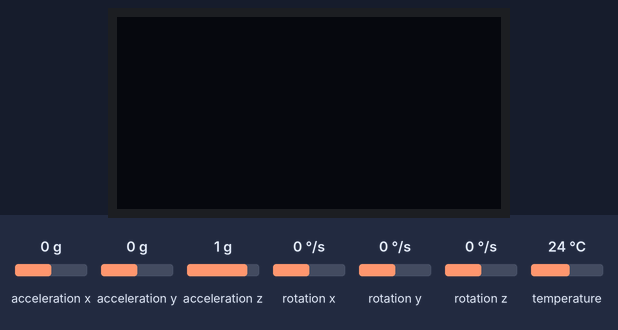
Bench run of a program on a simulated ESP32. Shown: 128×64 one-colour display. Inputs (shaded band) come from the test bench; at power-on: temperature 24 °C, acceleration x 0 g, acceleration y 0 g, acceleration z 1 g, rotation x 0 °/s, rotation y 0 °/s, rotation z 0 °/s. What the program prints to the serial monitor is not drawn.

Above: at 2.7 s.
2.8 s: temperature set to 12 °C
At 4.9 s:
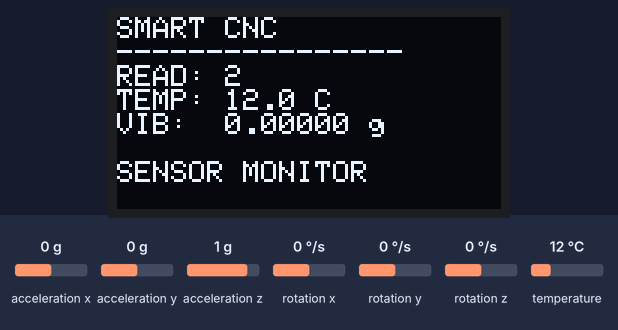
5.8 s: acceleration x set to -1.4 g
At 7.2 s:
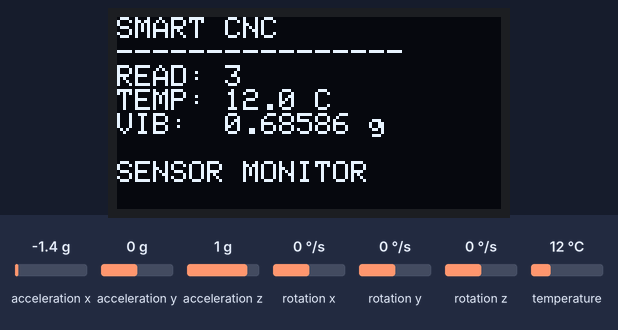
8.8 s: acceleration y set to -1.4 g
At 10.6 s:
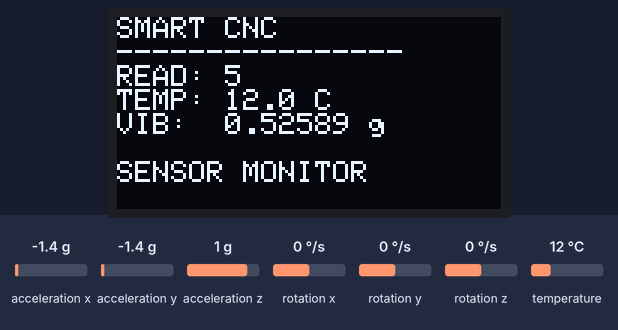
11.8 s: temperature set to 19 °C
At 14.1 s:
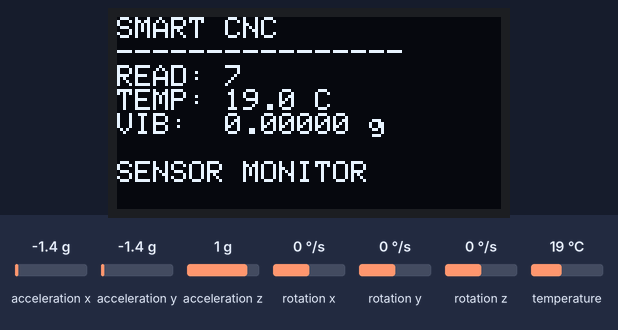
14.8 s: acceleration z set to -1.4 g
At 16.4 s:
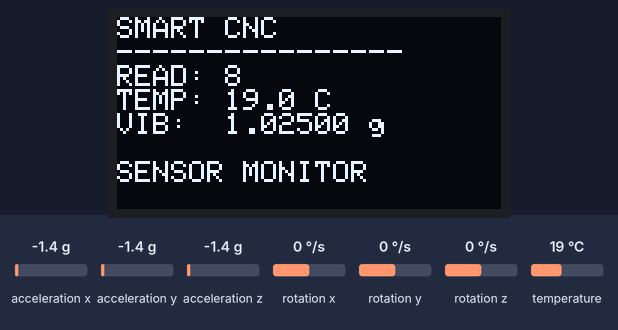
Timing chart, 0 to 17.9 s (numbered marks = the images above; inputs shaded):
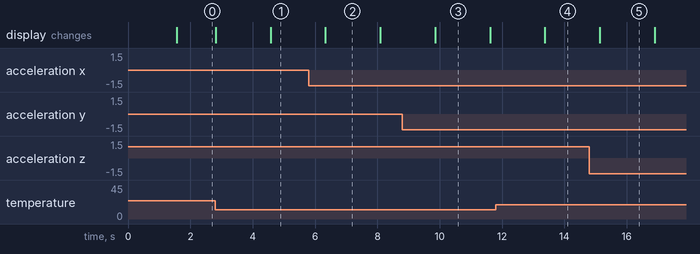

Measured:
- after the input at 11.8 s, the display: changes after 1.6 s (image 4)
- what the display in image 2 shows lasts 1.8 s, from 6.3 s to 8.1 s

The program:

main.cpp
```cpp
#include <Arduino.h>
#include <Wire.h>

#include <Adafruit_Sensor.h>
#include <Adafruit_BME280.h>
#include <Adafruit_MPU6050.h>

#include <Adafruit_GFX.h>
#include <Adafruit_SSD1306.h>
#include <Adafruit_SH110X.h>

#define SDA_PIN 21
#define SCL_PIN 16

#define BME_ADDRESS  0x76
#define MPU_ADDRESS  0x68
#define OLED_ADDRESS 0x3C

#define OLED_MODE 1

Adafruit_SSD1306 oled64(
    128,
    64,
    &Wire,
    -1
);

Adafruit_SSD1306 oled32(
    128,
    32,
    &Wire,
    -1
);

Adafruit_SH1106G sh1106(
    128,
    64,
    &Wire,
    -1
);

// SENSORS
Adafruit_BME280 bme;
Adafruit_MPU6050 mpu;

bool bmeOK = false;
bool mpuOK = false;
bool oledOK = false;

// VIBRATION SETTINGS
const int SAMPLE_COUNT = 100;

// 10 ms = about 100 Hz sampling
const int SAMPLE_DELAY_MS = 10;

// Reading counter
unsigned long readingNumber = 0;

// OLED INITIALIZATION
bool initOLED() {

#if OLED_MODE == 1

    return oled64.begin(
        SSD1306_SWITCHCAPVCC,
        OLED_ADDRESS
    );

#elif OLED_MODE == 2

    return oled32.begin(
        SSD1306_SWITCHCAPVCC,
        OLED_ADDRESS
    );

#elif OLED_MODE == 3

    return sh1106.begin(
        OLED_ADDRESS,
        true
    );

#endif
}

// I2C SCANNER
void scanI2C() {

    Serial.println();
    Serial.println("===== I2C SCANNER =====");
    Serial.print("SDA=GPIO");
    Serial.print(SDA_PIN);
    Serial.print("  SCL=GPIO");
    Serial.println(SCL_PIN);

    for (uint8_t address = 1;
         address < 127;
         address++) {

        Wire.beginTransmission(address);

        if (Wire.endTransmission() == 0) {

            Serial.print("FOUND: 0x");

            if (address < 16)
                Serial.print("0");

            Serial.println(address, HEX);
        }
    }

    Serial.println("=======================");
}

// VIBRATION RMS
float readVibrationRMS() {

    if (!mpuOK)
        return 0.0;

    float ax[SAMPLE_COUNT];
    float ay[SAMPLE_COUNT];
    float az[SAMPLE_COUNT];

    float sumX = 0.0;
    float sumY = 0.0;
    float sumZ = 0.0;

    // Collect accelerometer samples
    for (int i = 0;
         i < SAMPLE_COUNT;
         i++) {

        sensors_event_t accel;
        sensors_event_t gyro;
        sensors_event_t temp;

        mpu.getEvent(
            &accel,
            &gyro,
            &temp
        );

        ax[i] = accel.acceleration.x;
        ay[i] = accel.acceleration.y;
        az[i] = accel.acceleration.z;

        sumX += ax[i];
        sumY += ay[i];
        sumZ += az[i];

        delay(SAMPLE_DELAY_MS);
    }

    // Calculate average acceleration
    float meanX = sumX / SAMPLE_COUNT;
    float meanY = sumY / SAMPLE_COUNT;
    float meanZ = sumZ / SAMPLE_COUNT;

    // Calculate vibration around the average
    float sumSquares = 0.0;

    for (int i = 0;
         i < SAMPLE_COUNT;
         i++) {

        float dx = ax[i] - meanX;
        float dy = ay[i] - meanY;
        float dz = az[i] - meanZ;

        sumSquares += dx * dx + dy * dy + dz * dz;
    }

    float vibrationMS2 = sqrt(sumSquares / SAMPLE_COUNT);

    // Convert m/s^2 to g
    float vibrationG = vibrationMS2 / 9.80665;

    return vibrationG;
}

// READ CURRENT ACCELERATION
void readAcceleration(float &x, float &y, float &z) {

    x = 0;
    y = 0;
    z = 0;

    if (!mpuOK)
        return;

    sensors_event_t accel;
    sensors_event_t gyro;
    sensors_event_t temp;

    mpu.getEvent(&accel, &gyro, &temp);

    x = accel.acceleration.x;
    y = accel.acceleration.y;
    z = accel.acceleration.z;
}

// OLED DISPLAY
void updateOLED(float temperature, float vibration) {

    if (!oledOK)
        return;

#if OLED_MODE == 1

    oled64.clearDisplay();
    oled64.setTextColor(SSD1306_WHITE);
    oled64.setTextSize(1);
    oled64.setCursor(0, 0);

    oled64.println("SMART CNC");
    oled64.println("----------------");

    oled64.print("READ: ");
    oled64.println(readingNumber);

    oled64.print("TEMP: ");
    oled64.print(temperature, 1);
    oled64.println(" C");

    oled64.print("VIB:  ");
    oled64.print(vibration, 5);
    oled64.println(" g");

    oled64.println();
    oled64.println("SENSOR MONITOR");

    oled64.display();


#elif OLED_MODE == 2

    oled32.clearDisplay();
    oled32.setTextColor(SSD1306_WHITE);
    oled32.setTextSize(1);
    oled32.setCursor(0, 0);

    oled32.print("R:");
    oled32.println(readingNumber);

    oled32.print("T:");
    oled32.print(temperature, 1);
    oled32.println(" C");

    oled32.print("V:");
    oled32.print(vibration, 4);
    oled32.println(" g");

    oled32.display();


#elif OLED_MODE == 3

    sh1106.clearDisplay();
    sh1106.setTextColor(SH110X_WHITE);
    sh1106.setTextSize(1);
    sh1106.setCursor(0, 0);

    sh1106.println("SMART CNC");
    sh1106.println("----------------");

    sh1106.print("READ: ");
    sh1106.println(readingNumber);

    sh1106.print("TEMP: ");
    sh1106.print(temperature, 1);
    sh1106.println(" C");

    sh1106.print("VIB:  ");
    sh1106.print(vibration, 5);
    sh1106.println(" g");

    sh1106.println();
    sh1106.println("SENSOR MONITOR");

    sh1106.display();

#endif
}

// SETUP
void setup() {

    Serial.begin(115200);
    delay(1500);

    Wire.begin(SDA_PIN, SCL_PIN);

    Serial.println();
    Serial.println("==========================");
    Serial.println("SMART CNC SENSOR MONITOR");
    Serial.println("ES32C14 + ESP32 build");
    Serial.println("==========================");

    scanI2C();

    // BME280
    bmeOK = bme.begin(BME_ADDRESS);

    Serial.print("BME280: ");
    Serial.println(bmeOK ? "OK" : "ERROR");

    // MPU6050
    mpuOK = mpu.begin(MPU_ADDRESS);

    Serial.print("MPU6050: ");

    if (mpuOK) {

        Serial.println("OK");

        mpu.setAccelerometerRange(MPU6050_RANGE_8_G);
        mpu.setGyroRange(MPU6050_RANGE_500_DEG);
        mpu.setFilterBandwidth(MPU6050_BAND_44_HZ);

    } else {

        Serial.println("ERROR");
    }

    // OLED
    oledOK = initOLED();

    Serial.print("OLED: ");
    Serial.println(oledOK ? "OK" : "ERROR");

    Serial.println();
    Serial.println("SYSTEM READY");
    Serial.println();
}

// LOOP
void loop() {

    readingNumber++;

    // Temperature
    float temperature = NAN;

    if (bmeOK) {
        temperature = bme.readTemperature();
    }

    // Current acceleration
    float ax, ay, az;
    readAcceleration(ax, ay, az);

    // Vibration
    float vibration = readVibrationRMS();

    // SERIAL OUTPUT
    Serial.println();
    Serial.println("--------------------------------");

    Serial.print("READING #");
    Serial.println(readingNumber);

    Serial.print("Temperature: ");

    if (bmeOK) {
        Serial.print(temperature, 2);
        Serial.println(" C");
    } else {
        Serial.println("ERROR");
    }

    Serial.println();

    Serial.print("Accel X: ");
    Serial.print(ax, 3);
    Serial.println(" m/s2");

    Serial.print("Accel Y: ");
    Serial.print(ay, 3);
    Serial.println(" m/s2");

    Serial.print("Accel Z: ");
    Serial.print(az, 3);
    Serial.println(" m/s2");

    Serial.println();

    Serial.print("Vibration RMS: ");
    Serial.print(vibration, 5);
    Serial.println(" g");

    Serial.println("--------------------------------");

    // OLED
    updateOLED(temperature, vibration);

    delay(500);
}
```
